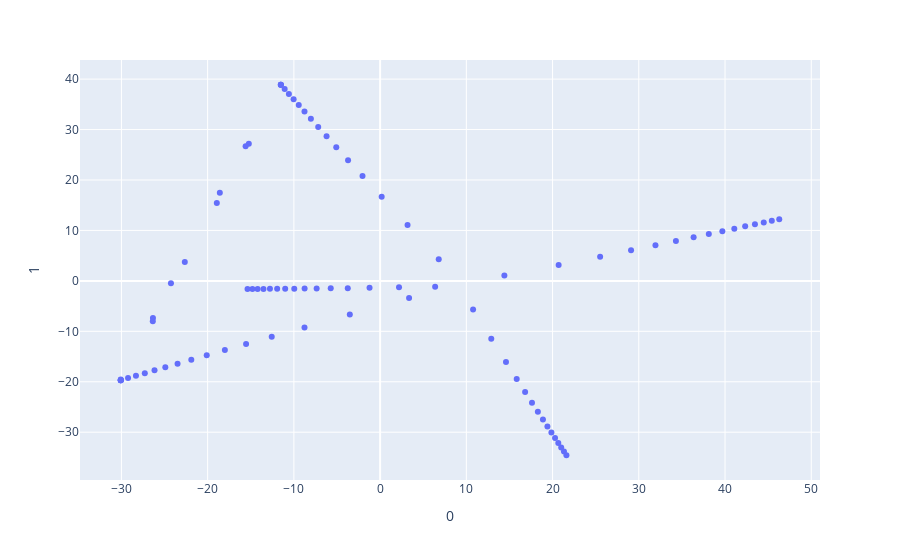

The code cell stored with this chart in its notebook:
### Markdown cell above
İKİ NOKTA ARASINDAKİ YOLLAR

### Code cell
ilknoktalar = ilkdogrunoktalari12.copy()

for i in range(7):
    ilknoktalar[i][0] = ilknoktalar[i][0].flatten()
    ilknoktalar[i][1] = ilknoktalar[i][1].flatten()
    ilknoktalar[i][2] = ilknoktalar[i][2].flatten()
    ilknoktalar[i][3] = ilknoktalar[i][3].flatten()

Xaralist= []
for i in range(7):
    Xaralist.append(np.hstack((ilknoktalar[i][0],ilknoktalar[i][1],ilknoktalar[i][2],ilknoktalar[i][3])))



sonnoktalar = tümNoktalarim.copy()

for i in range(7):
    sonnoktalar[i][0] = sonnoktalar[i][0].flatten()
    sonnoktalar[i][1] = sonnoktalar[i][1].flatten()
    sonnoktalar[i][2] = sonnoktalar[i][2].flatten()
    sonnoktalar[i][3] = sonnoktalar[i][3].flatten()

Xsonaralist= []
for i in range(7):
    Xsonaralist.append(np.hstack((sonnoktalar[i][0],sonnoktalar[i][1],sonnoktalar[i][2],sonnoktalar[i][3])))




Xaralist = np.array(Xaralist)
Xsonaralist = np.array(Xsonaralist)
alldizi = np.vstack((Xlist,Xaralist,Xsonaralist))

X = alldizi

pca = PCA(n_components=2)
components = pca.fit_transform(X)

fig = px.scatter(components, x=0, y=1)
fig.show()

### Figure 1 — Plotly figure (JSON) as saved in the notebook; plotly's stock layout.template omitted (floating-point values rounded to 4 significant figures)
{"data": [{"hovertemplate": "0=%{x}<br>1=%{y}<extra></extra>", "legendgroup": "", "marker": {"color": "#636efa", "symbol": "circle"}, "mode": "markers", "name": "", "orientation": "v", "showlegend": false, "type": "scatter", "x": [6.798, 3.182, 0.182, -2.04, -3.717, -5.084, -6.208, -7.178, -8.026, -8.769, -9.433, -10.03, -10.58, -11.07, -11.51, 6.382, 2.194, -1.226, -3.749, -5.727, -7.359, -8.756, -9.956, -11.01, -11.94, -12.78, -13.53, -14.21, -14.81, -15.37, 14.41, 20.71, 25.52, 29.1, 31.93, 34.3, 36.36, 38.12, 39.69, 41.08, 42.34, 43.47, 44.49, 45.43, 46.29, 3.36, -3.512, -8.767, -12.57, -15.54, -18.0, -20.11, -21.9, -23.49, -24.91, -26.16, -27.29, -28.31, -29.23, -30.07, 10.78, 12.89, 14.6, 15.84, 16.82, 17.61, 18.29, 18.88, 19.4, 19.87, 20.29, 20.66, 21.0, 21.32, 21.61, -11.51, -15.22, -18.94, -22.65, -26.36, -30.07, -30.07, -11.51, -15.6, -18.59, -24.26, -26.34, -30.08, -30.07], "xaxis": "x", "y": [4.295, 11.07, 16.65, 20.78, 23.92, 26.51, 28.65, 30.51, 32.14, 33.57, 34.85, 36.01, 37.07, 38.02, 38.88, -1.146, -1.281, -1.383, -1.441, -1.481, -1.505, -1.527, -1.544, -1.558, -1.57, -1.581, -1.591, -1.6, -1.608, -1.616, 1.049, 3.146, 4.792, 6.055, 7.062, 7.91, 8.651, 9.286, 9.852, 10.35, 10.81, 11.22, 11.59, 11.93, 12.24, -3.411, -6.666, -9.219, -11.07, -12.52, -13.72, -14.75, -15.63, -16.41, -17.12, -17.74, -18.3, -18.82, -19.28, -19.7, -5.665, -11.47, -16.1, -19.44, -22.03, -24.14, -25.93, -27.49, -28.85, -30.06, -31.16, -32.14, -33.01, -33.84, -34.57, 38.88, 27.16, 15.45, 3.73, -7.987, -19.7, -19.7, 38.88, 26.67, 17.48, -0.4804, -7.339, -19.54, -19.7], "yaxis": "y"}], "layout": {"legend": {"tracegroupgap": 0}, "margin": {"t": 60}, "xaxis": {"anchor": "y", "domain": [0, 1], "title": {"text": "0"}}, "yaxis": {"anchor": "x", "domain": [0, 1], "title": {"text": "1"}}}}
